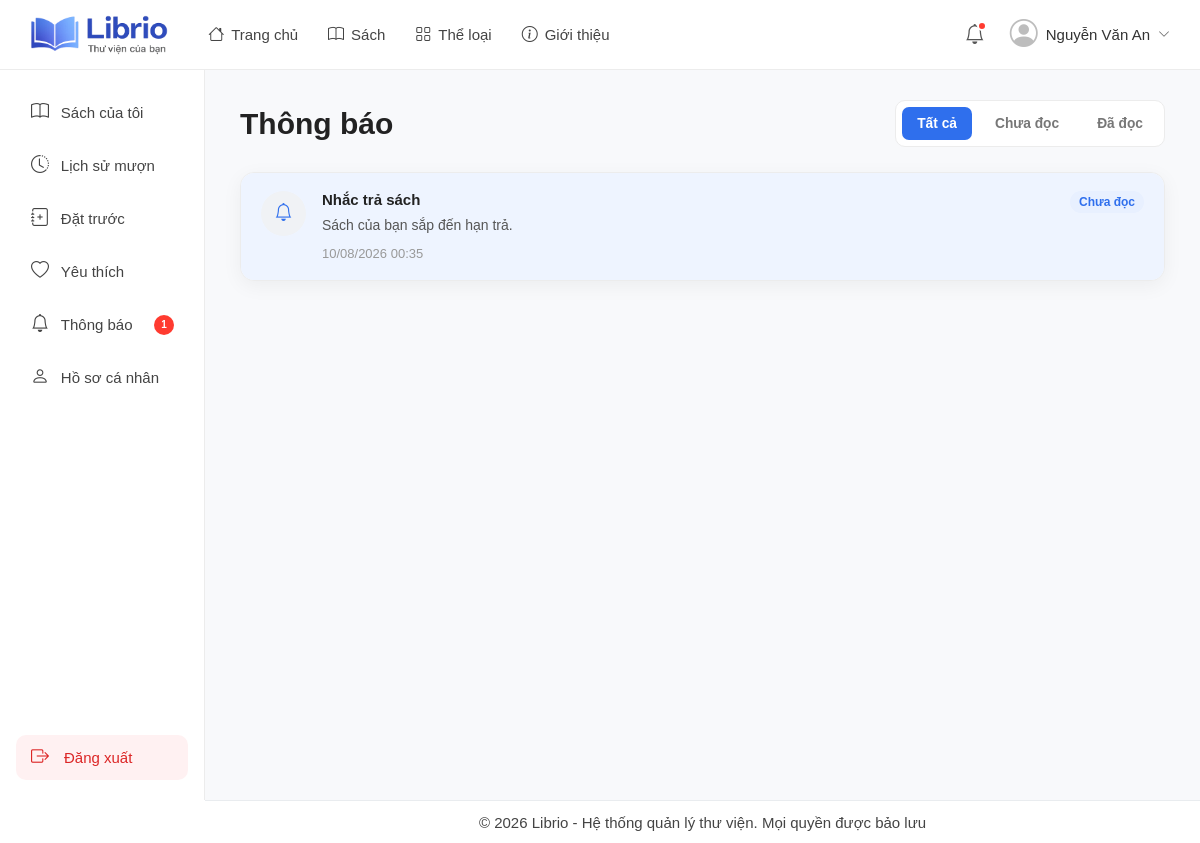
/index.php?page=notification_reader (signed in), run on the app's committed database.
### tables this page shows
CREATE TABLE `notifications` (
    `notification_id` INT AUTO_INCREMENT PRIMARY KEY,       
    `reader_id` INT NOT NULL,                               
    `title` VARCHAR(255) NOT NULL,                          
    `content` TEXT NOT NULL,                                
    `is_read` BOOLEAN DEFAULT FALSE,                        
    `created_at` TIMESTAMP DEFAULT CURRENT_TIMESTAMP NOT NULL,  

    CONSTRAINT `fk_notification_reader`
        FOREIGN KEY (`reader_id`)
        REFERENCES `readers`(`reader_id`)
        ON DELETE CASCADE
);

### backend/app/controllers/reader/NotificationReaderController.php (called while the page is built, shortened)
<?php
    require_once __DIR__ . '/../BaseController.php';
    require_once __DIR__ . '/../../models/Notification.php';
    class NotificationReaderController extends BaseReaderController
    {
        public static function notification()
        {
            $readerId = $_SESSION['reader']['reader_id'] ?? null;
            $navbarData = self::getNavbarData();
            $notifications = $navbarData['notifications'];
            $status = $_GET['status'] ?? 'all';
            if ($readerId !== null) {
                $notifications = Notification::getAllByReader(
                    $readerId,
                    $status
                );
            }
            require __DIR__ . '/../../../../frontend/reader/notification_reader.php';
        }
    }
?>

### index.php (called while the page is built, shortened)
<?php
    require_once __DIR__ . '/backend/app/router.php';
?>

### backend/app/models/Notification.php (called while the page is built, shortened)
<?php
    require_once __DIR__ . '/../config/database.php';
    class Notification
    {
        public static function getLatestByReader($readerId, $limit = 5)
        {
            global $conn;
            $sql = "SELECT notification_id, title, content, is_read, created_at
                    FROM notifications
                    WHERE reader_id = ?
                    ORDER BY created_at DESC
                    LIMIT ?";
            $stmt = $conn->prepare($sql);
            $stmt->bind_param("ii", $readerId, $limit);
            $stmt->execute();
            $result = $stmt->get_result();
            return $result->fetch_all(MYSQLI_ASSOC);
        }
        public static function countUnreadByReader($readerId)
        {
            global $conn;
            $sql = "SELECT COUNT(*) AS unread_count
                    FROM notifications
                    WHERE reader_id = ?
                    AND is_read = 0";
            $stmt = $conn->prepare($sql);
            $stmt->bind_param("i", $readerId);
            $stmt->execute();
            $result = $stmt->get_result();
            $row = $result->fetch_assoc();
            return (int)$row['unread_count'];
        }
        public static function getNavbarData($readerId)
        {
            $notifications = [];
            $hasUnreadNotification = false;
            $unreadNotificationCount = 0;
            if ($readerId !== null) {
                $notifications = self::getLatestByReader($readerId, 5);
                $unreadNotificationCount = self::countUnreadByReader($readerId);
                $hasUnreadNotification = $unreadNotificationCount > 0;
            }
            return [
                'notifications' => $notifications,
                'hasUnreadNotification' => $hasUnreadNotification,
                'unreadNotificationCount' => $unreadNotificationCount
            ];
        }
        public static function getAllByReader($readerId, $status = 'all')
        {
            global $conn;
            $sql = "SELECT notification_id, title, content, is_read, created_at
                    FROM notifications
                    WHERE reader_id = ?";
            $sql .= " ORDER BY created_at DESC";
            $stmt = $conn->prepare($sql);
            $stmt->bind_param("i", $readerId);
            $stmt->execute();
            $result = $stmt->get_result();
            $notifications = [];
            while ($row = $result->fetch_assoc()) {
                $notifications[] = $row;
            }
            return $notifications;
        }
    }
?>

### backend/app/controllers/BaseController.php (called while the page is built)
<?php
    require_once __DIR__ . '/../models/Notification.php';
    class BaseReaderController
    {
        protected static function getNavbarData()
        {
            $readerId = $_SESSION['reader']['reader_id'] ?? null;
            $notificationData = Notification::getNavbarData($readerId);
            return [
                'notifications' => $notificationData['notifications'],
                'hasUnreadNotification' => $notificationData['hasUnreadNotification'],
                'unreadNotificationCount' => $notificationData['unreadNotificationCount']
            ];
        }
    }
?>

### frontend/reader/notification_reader.php (the view, shortened to what this page needs)
<!DOCTYPE html>
<html lang="en">
<head>
    <link rel="stylesheet" href="https://cdn.jsdelivr.net/npm/bootstrap-icons@1.11.3/font/bootstrap-icons.min.css">
    <link rel="stylesheet" href="<?= BASE_URL ?>/frontend/assets/css/reader/notification_reader.css?v=1.0">
    <link rel="stylesheet" href="<?= BASE_URL ?>/frontend/assets/css/reader/navbar.css?v=1.0">
    <link rel="stylesheet" href="<?= BASE_URL ?>/frontend/assets/css/reader/sidebar_reader.css?v=1.0">
    <link rel="stylesheet" href="<?= BASE_URL ?>/frontend/assets/css/reader/footer.css?v=1.0">
</head>
<body>
    <?php require_once 'navbar.php';?>
    <?php require_once 'sidebar_reader.php';?>
    <div class="notification-page">
        <div class="notification-page-header">
            <div class="notification-page-title">
                <h2>Thông báo</h2>
            </div>
            <div class="notification-filter">
                <a href="<?= BASE_URL ?>/index.php?page=notification_reader&status=all" class="<?= $status === 'all' ? 'active' : '' ?>">
                    Tất cả
                </a>
                <a href="<?= BASE_URL ?>/index.php?page=notification_reader&status=unread" class="<?= $status === 'unread' ? 'active' : '' ?>">
                    Chưa đọc
                </a>
                <a href="<?= BASE_URL ?>/index.php?page=notification_reader&status=read" class="<?= $status === 'read' ? 'active' : '' ?>">
                    Đã đọc
                </a>
            </div>
        </div>
        <div class="notification-page-list">
            <?php if (!empty($notifications)): ?>
                <?php foreach ($notifications as $notification): ?>
                    <div class="notification-page-item
                        <?= (int)$notification['is_read'] === 0 ? 'unread' : 'read' ?>">
                        <div class="notification-page-icon">
                            <i class="bi bi-bell"></i>
                        </div>
                        <div class="notification-page-content">
                            <h4>
                                <?= htmlspecialchars($notification['title']) ?>
                            </h4>
                            <p>
                                <?= htmlspecialchars($notification['content']) ?>
                            </p>
                            <span class="notification-page-time">
                                <?= date('d/m/Y H:i', strtotime($notification['created_at'])) ?>
                            </span>
                        </div>
                        <div class="notification-status">
                            <?php if ((int)$notification['is_read'] === 0): ?>
                                <span class="unread-label">
                                    Chưa đọc
                                </span>
                            <?php else: ?>
                                <span class="read-label">
                                    Đã đọc
                                </span>
                            <?php endif; ?>
                        </div>
                    </div>
                <?php endforeach; ?>
            <?php endif; ?>
        </div>
    </div>
    <?php require_once 'footer.php';?>
</body>
</html>

### frontend/assets/css/reader/notification_reader.css (style rules this page uses)
body { overflow-x: hidden; }
.notification-page { width: calc(100% - 205px); margin-left: 205px; min-height: calc(100vh - 70px); padding: 30px 35px; box-sizing: border-box; background: #f8f9fb; }
.notification-page-header { display: flex; align-items: center; justify-content: space-between; margin-bottom: 25px; }
.notification-page-title h2 { margin: 0; font-size: 30px; font-weight: 700; color: #222; }
.notification-filter { display: flex; gap: 8px; background: #fff; padding: 6px; border-radius: 10px; border: 1px solid #ececec; }
.notification-filter a { text-decoration: none; padding: 9px 15px; border-radius: 7px; color: #777; font-size: 13.75px; font-weight: bold; transition: .25s; }
.notification-filter a.active { background: #2f6fed; color: #fff; }
.notification-page-list { background: #fff; border: 1px solid #ececec; border-radius: 14px; overflow: hidden; box-shadow: 0 5px 20px rgba(0, 0, 0, .05); }
.notification-page-item { display: flex; align-items: flex-start; gap: 16px; padding: 18px 20px; border-bottom: 1px solid #eee; transition: .2s; }
.notification-page-item:last-child { border-bottom: none; }
.notification-page-item.unread { background: #eef4ff; }
.notification-page-icon { flex-shrink: 0; width: 45px; height: 45px; display: flex; align-items: center; justify-content: center; border-radius: 50%; background: #f0f2f5; color: #2f6fed; font-size: 18px; }
.notification-page-content { flex: 1; min-width: 0; }
.notification-page-content h4 { margin: 0 0 7px; font-size: 15px; font-weight: 700; color: #222; }
.notification-page-content p { margin: 0 0 8px; font-size: 14px; line-height: 1.5; color: #555; }
.notification-page-time { font-size: 13px; color: #999; }
.notification-status { flex-shrink: 0; }
.notification-status span { display: inline-block; padding: 4px 9px; border-radius: 20px; font-size: 12px; font-weight: bold; }
.unread-label { background: #e8f0ff; color: #2f6fed; }

### frontend/assets/css/reader/navbar.css (style rules this page uses)
* { margin: 0; padding: 0; box-sizing: border-box; }
body { font-family: Arial, Helvetica, sans-serif; padding-top: 70px; }

### frontend/assets/css/reader/sidebar_reader.css (style rules this page uses)
* { margin: 0; padding: 0; box-sizing: border-box; }
body { font-family: Arial, Helvetica, sans-serif; }

### data on the page
notifications: title "Nhắc trả sách", content "Sách của bạn sắp đến hạn trả.", created_at "10/08/2026 00:35", is_read "Chưa đọc"

### other printed values
$_SESSION['reader']['full_name'] "Nguyễn Văn An"
$unreadNotificationCount "1"
